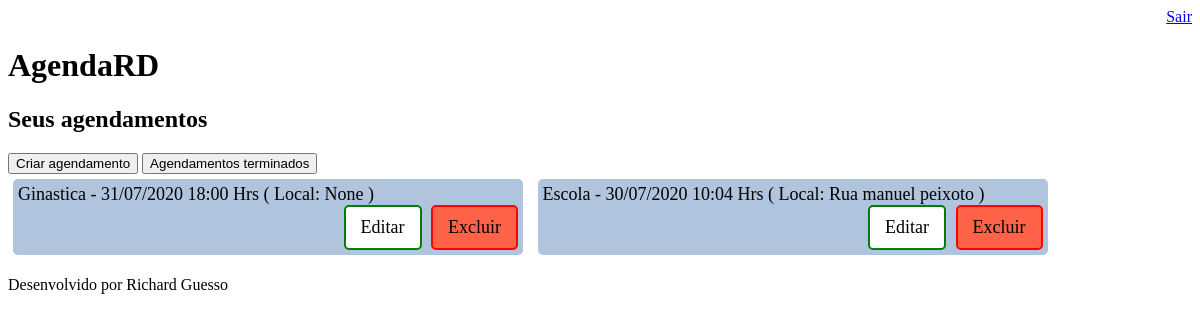
/agenda/ (signed in), run on an earlier commit of the app's database.
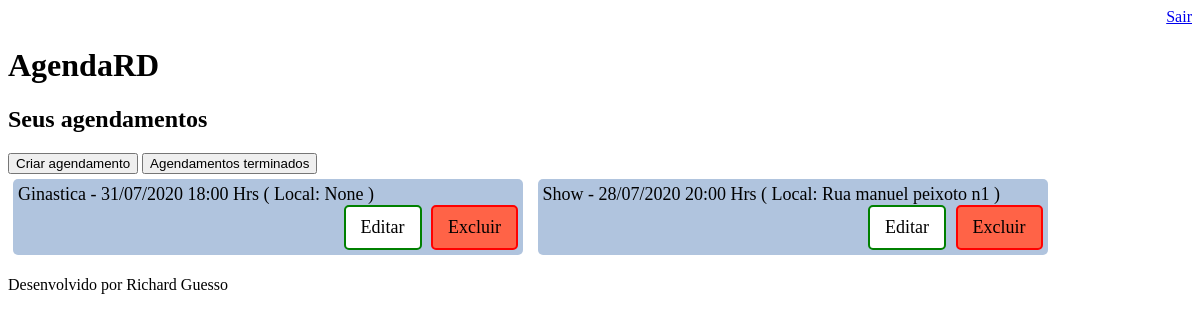
And on a later commit of the database.
### core/models.py (models this page shows, shortened)
class Evento(models.Model):
    titulo = models.CharField(max_length=100)
    descricao = models.TextField(blank=True, null=True)
    data_evento = models.DateTimeField(verbose_name='Data do Evento')
    data_criacao = models.DateTimeField(auto_now=True)
    usuario = models.ForeignKey(User, on_delete=models.CASCADE)
    local = models.CharField(max_length=150, blank=True, null=True)
    class Meta:
        db_table = 'evento'
    def get_data_evento(self):
        return self.data_evento.strftime('%d/%m/%Y %H:%M Hrs')
    def get_evento_atrasado(self):
        if self.data_evento < datetime.now():
            return True
        else:
            return False
    def get_evento_terminando(self):
        data = datetime.now() + timedelta(hours=1)
        if datetime.now() < self.data_evento < data:
            print('falta menos de uma hora para esse evento')
            return True
        else:
            return False

### core/views.py (the view)
# urls.py: path('agenda/', views.lista_eventos),
@login_required(login_url='/login/')
def lista_eventos(request):
    usuario = request.user
    data_atual = datetime.now() - timedelta(hours=1)
    evento = Evento.objects.filter(usuario=usuario,
                                   data_evento__gt=data_atual)
    dados = {'eventos':evento}
    return render(request, 'agenda.html', dados)

### templates/agenda.html
{% extends "model-page.html" %}
{% block content %}
    <h2>Seus agendamentos</h2>
    <a href="evento/" style="text-decoration: none">
        <button type="button">Criar agendamento</button>
    </a>
    <a href="historico/" style="text-decoration: none">
        <button type="button">Agendamentos terminados</button>
    </a>
    <ul class="itens">
    {% for evento in eventos %}
            <div style={% if evento.get_evento_atrasado %}
                        "color:red"
                        {% elif evento.get_evento_terminando %}
                        "color:yellow"
                        {% else %}
                        "color:balck"
                        {% endif %} id="items_agenda">
                <li>
                    {{ evento.titulo }} - {{ evento.get_data_evento }}
                    ( Local: {{ evento.local }} )
                    <div id="buttons" align="right">
                        <a href="evento/?id={{ evento.id }}" class="edit"> Editar </a>
                        <a href="evento/delete/{{ evento.id }}/" class="delet"> Excluir </a>
                    </div>
                </li>
            </div>
    {% endfor %}
    </ul>
{% endblock %}

What changed in the data, as far as the page shows it:
removed Evento: titulo "Escola", get_data_evento "30/07/2020 10:04 Hrs", local "Rua manuel peixoto"
added Evento: titulo "Show", get_data_evento "28/07/2020 20:00 Hrs", local "Rua manuel peixoto n1"
